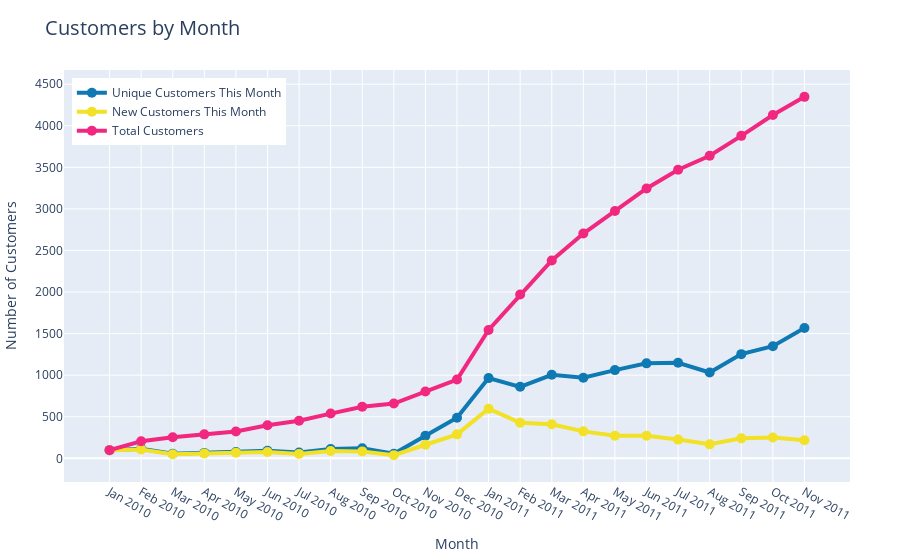

Notebook code for this chart:
### Markdown cell above
Wee see a significant jump in new customers around December 2010 and January 2011, likely related to the Christmas holidays. We could investigate whether the business has been running marketing campaigns around these times, and which campaigns were the most successful.

We can see that after the spike of new customers around December/January, the number of customers per month has been increasing steadity. We can see another spike in customers in November 2011, although there is no spike in new customers. This might suggest that customers were satisfied with their Christmas purchases in 2010, and are now coming back to the online store for their Christmas 2011 purchases.

We do see that the number of new customers has been decreasing slowly over the year. This could once again be related to marketing campaigns and could be investigated.


Let's look at the chart with total customers added:

### Code cell
trace1 = go.Scatter(
                    x = customers["month"],
                    y = customers["unique_customers_this_month"],
                    mode = "lines+markers",
                    name = "Unique Customers This Month",
                    line = dict(width = 4),
                    marker = dict(
                                  size = 10,
                                  color = "#0E79B2"
                                 ),
                    hovertemplate = "%{x}<br>Unique Customers: %{y} <extra></extra>",
                  )
trace2 = go.Scatter(
                    x = customers["month"],
                    y = customers["new_customers_this_month"],
                    mode = "lines+markers",
                    name = "New Customers This Month",
                    line = dict(width = 4),
                    marker = dict(
                                  size = 10,
                                  color = "rgba(242, 225, 39, 1)"
                                 ),
                    hovertemplate = "%{x}<br>New Customers: %{y} <extra></extra>",
                  )
trace3 = go.Scatter(
                    x = customers["month"],
                    y = customers["total_customers"],
                    mode = "lines+markers",
                    name = "Total Customers",
                    line = dict(width = 4),
                    marker = dict(
                                  size = 10,
                                  color = "rgba(242, 39, 127, 1)"
                                 ),
                    hovertemplate = "%{x}<br>Total Customers: %{y} <extra></extra>",
                  )

line_data = [trace1, trace2, trace3]

layout = dict(
              title = "Customers by Month",
              titlefont = dict(size = 20),
              margin=dict(l=10, r=50, b=10, t=70, pad=0),
              xaxis= dict(title= "Month",ticklen = 5,zeroline = False),
              yaxis= dict(title= "Number of Customers"),
              legend=dict(
                          font = dict(size = 12),
                          yanchor = "top",
                          y=0.98,
                          x= 0.01
                         )
             )
fig = dict(data = line_data, layout = layout)
iplot(fig)

### Figure 1 — Plotly figure (JSON) as saved in the notebook; plotly's stock layout.template omitted (floating-point values rounded to 4 significant figures)
{"data": [{"hovertemplate": "%{x}<br>Unique Customers: %{y} <extra></extra>", "line": {"width": 4}, "marker": {"color": "#0E79B2", "size": 10}, "mode": "lines+markers", "name": "Unique Customers This Month", "type": "scatter", "x": ["Jan 2010", "Feb 2010", "Mar 2010", "Apr 2010", "May 2010", "Jun 2010", "Jul 2010", "Aug 2010", "Sep 2010", "Oct 2010", "Nov 2010", "Dec 2010", "Jan 2011", "Feb 2011", "Mar 2011", "Apr 2011", "May 2011", "Jun 2011", "Jul 2011", "Aug 2011", "Sep 2011", "Oct 2011", "Nov 2011"], "y": [98, 116, 55, 65, 76, 90, 70, 112, 122, 54, 271, 488, 965, 860, 1005, 970, 1061, 1142, 1149, 1032, 1253, 1348, 1567]}, {"hovertemplate": "%{x}<br>New Customers: %{y} <extra></extra>", "line": {"width": 4}, "marker": {"color": "rgba(242, 225, 39, 1)", "size": 10}, "mode": "lines+markers", "name": "New Customers This Month", "type": "scatter", "x": ["Jan 2010", "Feb 2010", "Mar 2010", "Apr 2010", "May 2010", "Jun 2010", "Jul 2010", "Aug 2010", "Sep 2010", "Oct 2010", "Nov 2010", "Dec 2010", "Jan 2011", "Feb 2011", "Mar 2011", "Apr 2011", "May 2011", "Jun 2011", "Jul 2011", "Aug 2011", "Sep 2011", "Oct 2011", "Nov 2011"], "y": [98, 107, 49, 59, 68, 76, 53, 87, 83, 38, 163, 288, 597, 427, 409, 324, 271, 271, 225, 168, 240, 251, 218]}, {"hovertemplate": "%{x}<br>Total Customers: %{y} <extra></extra>", "line": {"width": 4}, "marker": {"color": "rgba(242, 39, 127, 1)", "size": 10}, "mode": "lines+markers", "name": "Total Customers", "type": "scatter", "x": ["Jan 2010", "Feb 2010", "Mar 2010", "Apr 2010", "May 2010", "Jun 2010", "Jul 2010", "Aug 2010", "Sep 2010", "Oct 2010", "Nov 2010", "Dec 2010", "Jan 2011", "Feb 2011", "Mar 2011", "Apr 2011", "May 2011", "Jun 2011", "Jul 2011", "Aug 2011", "Sep 2011", "Oct 2011", "Nov 2011"], "y": [98, 205, 254, 288, 322, 398, 451, 538, 621, 659, 803, 947, 1544, 1971, 2380, 2704, 2975, 3246, 3471, 3639, 3879, 4130, 4348]}], "layout": {"legend": {"font": {"size": 12}, "x": 0.01, "y": 0.98, "yanchor": "top"}, "margin": {"b": 10, "l": 10, "pad": 0, "r": 50, "t": 70}, "title": {"font": {"size": 20}, "text": "Customers by Month"}, "xaxis": {"ticklen": 5, "title": {"text": "Month"}, "zeroline": false}, "yaxis": {"title": {"text": "Number of Customers"}}}}
